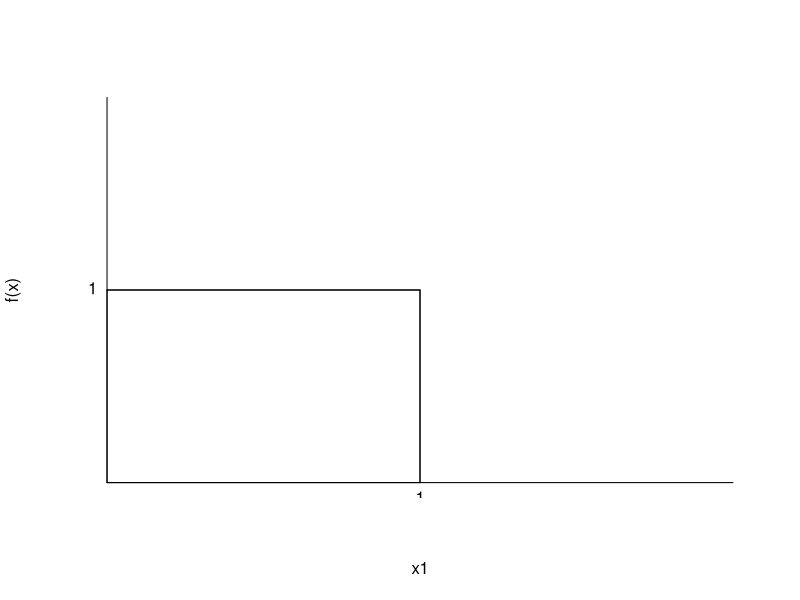

Reproduce this figure in R.
plot(c(0,2),c(0,2), type="n",xlab="x1", ylab="f(x)", axes=F)
lines(c(0,0), c(0,1))
lines (c(0,1), c(0,0))
lines(c(0,1), c(1,1))
lines (c(1,1), c(1,0))
lines(c(0,0), c(1,2))
lines (c(1,2), c(0,0))
text (0,1,"1",pos=2)
text (1,0,"1", pos=1)
polygon(c(0,1,1,0),c(0,0,1,1))